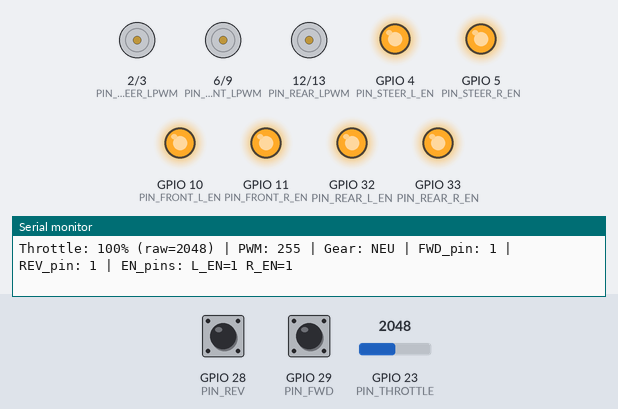
A sketch run on a simulated ESP32. Parts: motor-driver pin pairs drawn as motors (green arrow = first pin HIGH = forward, orange = second pin HIGH = backward, longer = more drive), output pins drawn as LEDs (lit = HIGH), the last lines printed to the serial monitor. The inputs (shaded band) are chosen by the test bench; at power-on: GPIO 28 (PIN_REV) HIGH, GPIO 29 (PIN_FWD) HIGH, GPIO 23 (PIN_THROTTLE) = 2048.

Above: at 2.2 s.
2.3 s: GPIO 28 (PIN_REV) pulled LOW for 0.15 s
At 2.37 s:
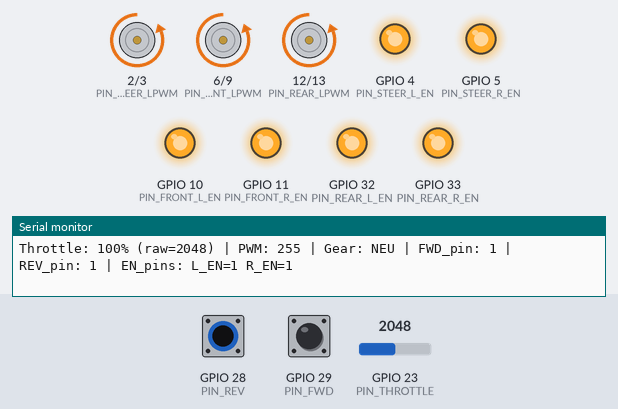
3.9 s: GPIO 29 (PIN_FWD) pulled LOW for 0.15 s
At 3.97 s:
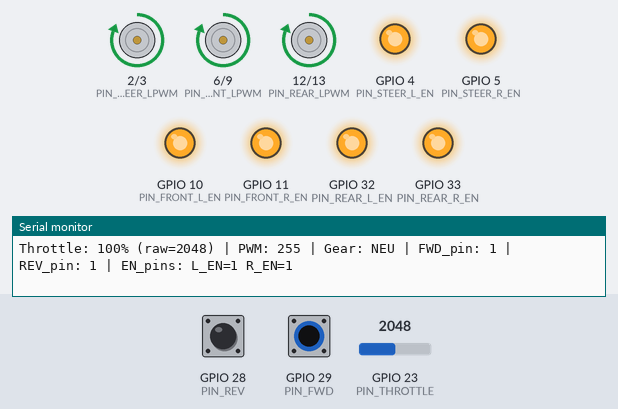
5.5 s: GPIO 23 (PIN_THROTTLE) set to 850
7.0 s: GPIO 23 (PIN_THROTTLE) set to 748
8.9 s: GPIO 28 (PIN_REV) pulled LOW for 1 s
At 9.7 s:
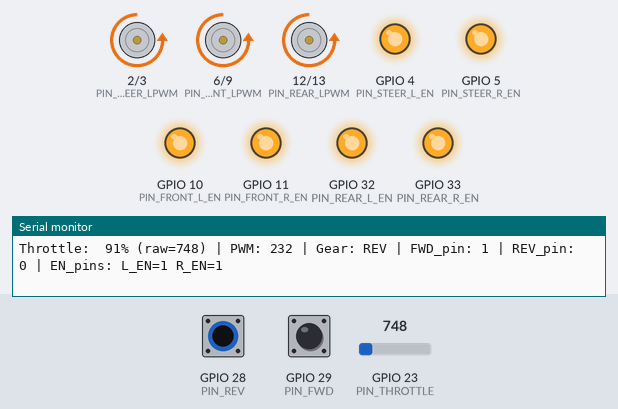
11.4 s: GPIO 29 (PIN_FWD) pulled LOW for 1 s
At 11.8 s:
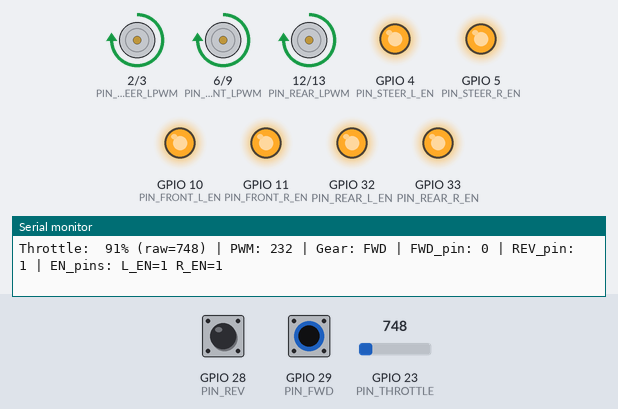
Timing chart, 0 to 14.4 s (numbered marks = the images above; inputs shaded):
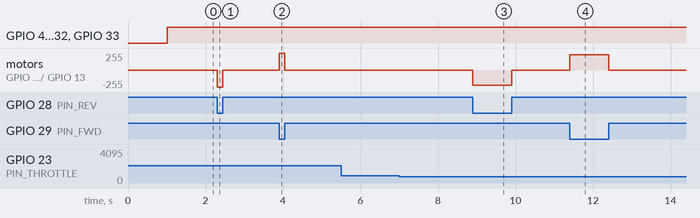

The sketch:

TEST.ino
```cpp
/*******************************************************************************
 * Teensy 4.1 Motor Driver Test - V2.1 PCB
 *
 * Tests all 3 motor drivers (Steering, Front, Rear) together
 * Throttle pot = motor speed (0-100%)
 * Shifter = direction (FWD / REV / NEUTRAL)
 *
 * Pure Teensy code - NO OTA, NO I2C, NO Telemetry
 ******************************************************************************/

#include <Arduino.h>

//====== PIN DEFINITIONS ======

// Throttle input
#define PIN_THROTTLE 23

// Shifter inputs (active LOW)
#define PIN_FWD 29
#define PIN_REV 28

// Steering motor
#define PIN_STEER_LPWM 2
#define PIN_STEER_RPWM 3
#define PIN_STEER_L_EN 4
#define PIN_STEER_R_EN 5

// Front motor
#define PIN_FRONT_LPWM 6
#define PIN_FRONT_RPWM 9
#define PIN_FRONT_L_EN 10
#define PIN_FRONT_R_EN 11

// Rear motor
#define PIN_REAR_LPWM 12
#define PIN_REAR_RPWM 13
#define PIN_REAR_L_EN 32
#define PIN_REAR_R_EN 33

//====== THROTTLE CALIBRATION ======
#define THROTTLE_MIN 249
#define THROTTLE_MAX 790
#define THROTTLE_DEADZONE 30

//====== SETUP ======
void setup() {
    Serial.begin(115200);
    delay(1000);

    Serial.println("\n========================================");
    Serial.println("  MOTOR DRIVER TEST - Teensy 4.1");
    Serial.println("========================================");
    Serial.println("3 Motors: Steering, Front, Rear");
    Serial.println("Throttle = Speed (0-100%)");
    Serial.println("Shifter = Direction (FWD/REV/NEUTRAL)");
    Serial.println();

    // Configure shifter inputs
    pinMode(PIN_FWD, INPUT_PULLUP);
    pinMode(PIN_REV, INPUT_PULLUP);

    // Configure all enable pins
    pinMode(PIN_STEER_L_EN, OUTPUT);
    pinMode(PIN_STEER_R_EN, OUTPUT);
    pinMode(PIN_FRONT_L_EN, OUTPUT);
    pinMode(PIN_FRONT_R_EN, OUTPUT);
    pinMode(PIN_REAR_L_EN, OUTPUT);
    pinMode(PIN_REAR_R_EN, OUTPUT);

    // Configure all PWM pins
    pinMode(PIN_STEER_LPWM, OUTPUT);
    pinMode(PIN_STEER_RPWM, OUTPUT);
    pinMode(PIN_FRONT_LPWM, OUTPUT);
    pinMode(PIN_FRONT_RPWM, OUTPUT);
    pinMode(PIN_REAR_LPWM, OUTPUT);
    pinMode(PIN_REAR_RPWM, OUTPUT);

    // Set PWM frequency
    analogWriteFrequency(PIN_STEER_LPWM, 20000);
    analogWriteFrequency(PIN_STEER_RPWM, 20000);
    analogWriteFrequency(PIN_FRONT_LPWM, 20000);
    analogWriteFrequency(PIN_FRONT_RPWM, 20000);
    analogWriteFrequency(PIN_REAR_LPWM, 20000);
    analogWriteFrequency(PIN_REAR_RPWM, 20000);

    // All motors off initially
    allMotorsOff();

    Serial.println("Ready. Move throttle and shifter to test...\n");
}

//====== MAIN LOOP ======
void loop() {
    // Read throttle
    int throttleRaw = analogRead(PIN_THROTTLE);
    int throttlePercent = 0;

    if (throttleRaw > THROTTLE_MIN + THROTTLE_DEADZONE) {
        throttlePercent = map(throttleRaw,
                              THROTTLE_MIN + THROTTLE_DEADZONE,
                              THROTTLE_MAX,
                              0, 100);
        throttlePercent = constrain(throttlePercent, 0, 100);
    }

    // Convert to PWM (0-255)
    int pwmValue = map(throttlePercent, 0, 100, 0, 255);

    // Read shifter (active LOW)
    bool isFwd = (digitalRead(PIN_FWD) == LOW);
    bool isRev = (digitalRead(PIN_REV) == LOW);

    // Determine gear
    int gear = 0;  // 0=NEUTRAL, 1=FORWARD, 2=REVERSE
    if (isFwd) gear = 1;
    else if (isRev) gear = 2;

    // Apply motor control
    driveAllMotors(gear, pwmValue);

    // Print every 200ms
    static unsigned long lastPrint = 0;
    if (millis() - lastPrint >= 200) {
        lastPrint = millis();

        const char* gearStr = (gear == 1) ? "FWD" : (gear == 2) ? "REV" : "NEU";
        Serial.printf("Throttle: %3d%% (raw=%3d) | PWM: %3d | Gear: %s | FWD_pin: %d | REV_pin: %d | EN_pins: L_EN=%d R_EN=%d\n",
                     throttlePercent, throttleRaw, pwmValue, gearStr,
                     digitalRead(PIN_FWD), digitalRead(PIN_REV),
                     digitalRead(PIN_STEER_L_EN), digitalRead(PIN_STEER_R_EN));
    }
}

//====== DRIVE ALL MOTORS ======
void driveAllMotors(int gear, int pwmValue) {
    // Enable all drivers
    digitalWrite(PIN_STEER_L_EN, HIGH);
    digitalWrite(PIN_STEER_R_EN, HIGH);
    digitalWrite(PIN_FRONT_L_EN, HIGH);
    digitalWrite(PIN_FRONT_R_EN, HIGH);
    digitalWrite(PIN_REAR_L_EN, HIGH);
    digitalWrite(PIN_REAR_R_EN, HIGH);

    if (pwmValue == 0) {
        // No throttle - all off
        allMotorsOff();
    }
    else if (gear == 1) {
        // FORWARD - apply to L_PWM pins
        analogWrite(PIN_STEER_LPWM, pwmValue);
        analogWrite(PIN_STEER_RPWM, 0);
        analogWrite(PIN_FRONT_LPWM, pwmValue);
        analogWrite(PIN_FRONT_RPWM, 0);
        analogWrite(PIN_REAR_LPWM, pwmValue);
        analogWrite(PIN_REAR_RPWM, 0);
    }
    else if (gear == 2) {
        // REVERSE - apply to R_PWM pins
        analogWrite(PIN_STEER_LPWM, 0);
        analogWrite(PIN_STEER_RPWM, pwmValue);
        analogWrite(PIN_FRONT_LPWM, 0);
        analogWrite(PIN_FRONT_RPWM, pwmValue);
        analogWrite(PIN_REAR_LPWM, 0);
        analogWrite(PIN_REAR_RPWM, pwmValue);
    }
    else {
        // NEUTRAL - all off
        allMotorsOff();
    }
}

//====== ALL MOTORS OFF ======
void allMotorsOff() {
    analogWrite(PIN_STEER_LPWM, 0);
    analogWrite(PIN_STEER_RPWM, 0);
    analogWrite(PIN_FRONT_LPWM, 0);
    analogWrite(PIN_FRONT_RPWM, 0);
    analogWrite(PIN_REAR_LPWM, 0);
    analogWrite(PIN_REAR_RPWM, 0);
}
```

Measured:
- after the input at 2.3 s, motor on GPIO 2 (PIN_STEER_LPWM) / GPIO 3 (PIN_STEER_RPWM), motor on GPIO 6 (PIN_FRONT_LPWM) / GPIO 9 (PIN_FRONT_RPWM), motor on GPIO 12 (PIN_REAR_LPWM) / GPIO 13 (PIN_REAR_RPWM): stopped → backward 255/255 at once, → stopped 0.15 s later
- after the input at 3.9 s, motor on GPIO 2 (PIN_STEER_LPWM) / GPIO 3 (PIN_STEER_RPWM), motor on GPIO 6 (PIN_FRONT_LPWM) / GPIO 9 (PIN_FRONT_RPWM), motor on GPIO 12 (PIN_REAR_LPWM) / GPIO 13 (PIN_REAR_RPWM): stopped → forward 255/255 at once, → stopped 0.15 s later
- after the input at 8.9 s, motor on GPIO 2 (PIN_STEER_LPWM) / GPIO 3 (PIN_STEER_RPWM), motor on GPIO 6 (PIN_FRONT_LPWM) / GPIO 9 (PIN_FRONT_RPWM), motor on GPIO 12 (PIN_REAR_LPWM) / GPIO 13 (PIN_REAR_RPWM): stopped → backward 232/255 at once, → stopped 1.0 s later
- after the input at 11.4 s, motor on GPIO 2 (PIN_STEER_LPWM) / GPIO 3 (PIN_STEER_RPWM), motor on GPIO 6 (PIN_FRONT_LPWM) / GPIO 9 (PIN_FRONT_RPWM), motor on GPIO 12 (PIN_REAR_LPWM) / GPIO 13 (PIN_REAR_RPWM): stopped → forward 232/255 at once, → stopped 1.0 s later
